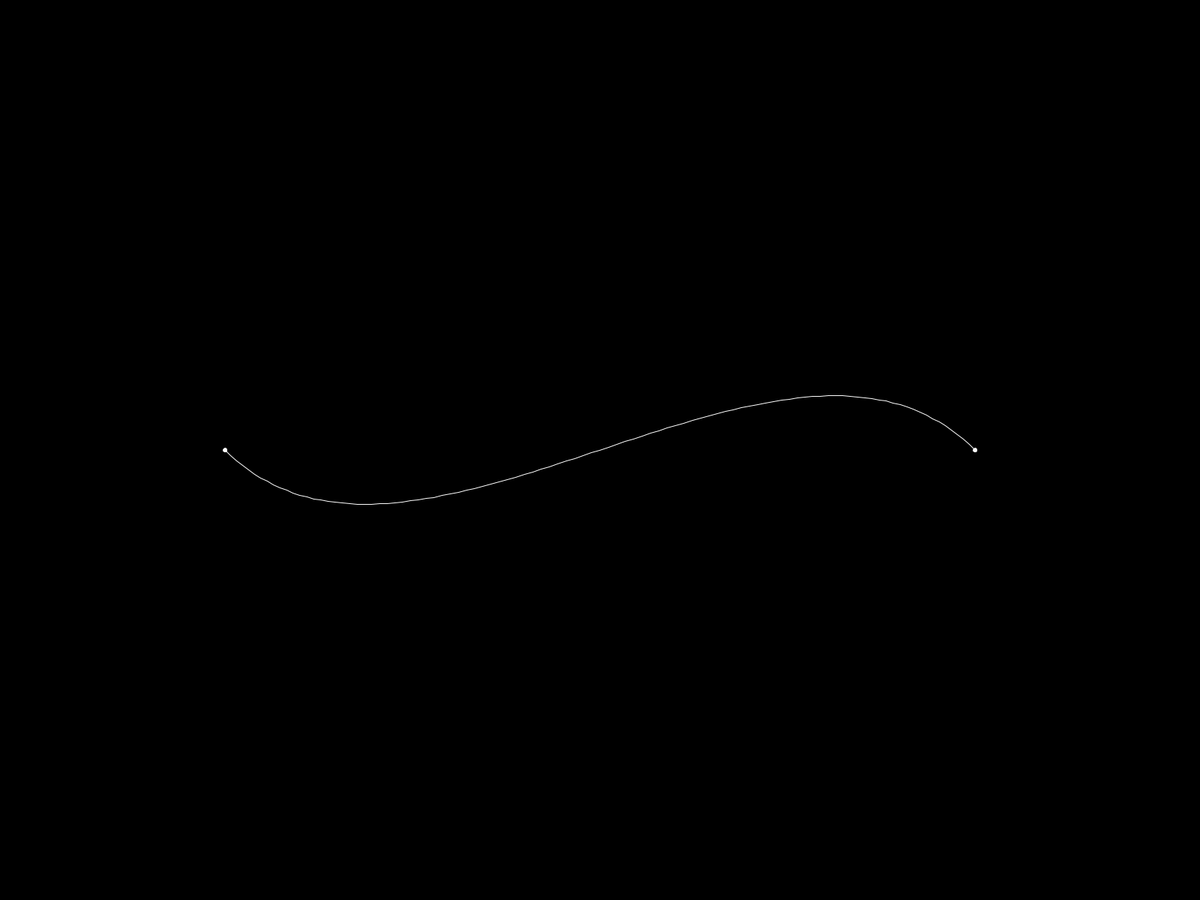
Frame 1 (no input)
Frame 60 (the mouse pressed at the canvas centre just before this capture): identical to frame 1, image omitted
Frame 120 (the mouse held since frame 60 and released just before this capture): identical to frame 1, image omitted

The Processing sketch that drew this single still picture (run headless with seeded random() and noise(); from frame 60 on, the mouse is pressed at the canvas centre):

// Processing sketch: bezier
// ── bezier.pde
class Ponto {
  float x, y;
  
  Ponto (float x, float y) {
    this.x = x;
    this.y = y;
  }
  
  void draw_point() {
    circle(x, y, 5);
  }
}

void setup() {
  fullScreen();
  noFill();
  stroke(255);
}

void draw() {
  background(0);
  translate(width/2, height/2);
  
  Ponto p1 = null, p2 = null, p3 = null, p4 = null;

  p1 = new Ponto(-500, 0);
  p2 = new Ponto(500, 0);
  p3 = new Ponto(-250, 250);
  p4 = new Ponto(250, -250);

  beginShape();
  
  fill(255);
  p1.draw_point();
  p2.draw_point();
  
  for(float t = 0; t <= 1; t += 0.01)
  {
    Ponto pa = find_point(p1, p3, t);
    Ponto pb = find_point(p3, p4, t);
    Ponto pc = find_point(p4, p2, t);
    Ponto pd = find_point(pa, pb, t);
    Ponto pe = find_point(pb, pc, t);
    Ponto pf = find_point(pd, pe, t);
    
    noFill();
    vertex(pf.x,pf.y);  
  }
  
  endShape();
}

Ponto find_point(Ponto p1, Ponto p2, float t) {
  float x = p1.x + t*(p2.x - p1.x);
  float y = p1.y + t*(p2.y - p1.y);
  
  Ponto pr = new Ponto(x, y);
  
  return pr;
}
